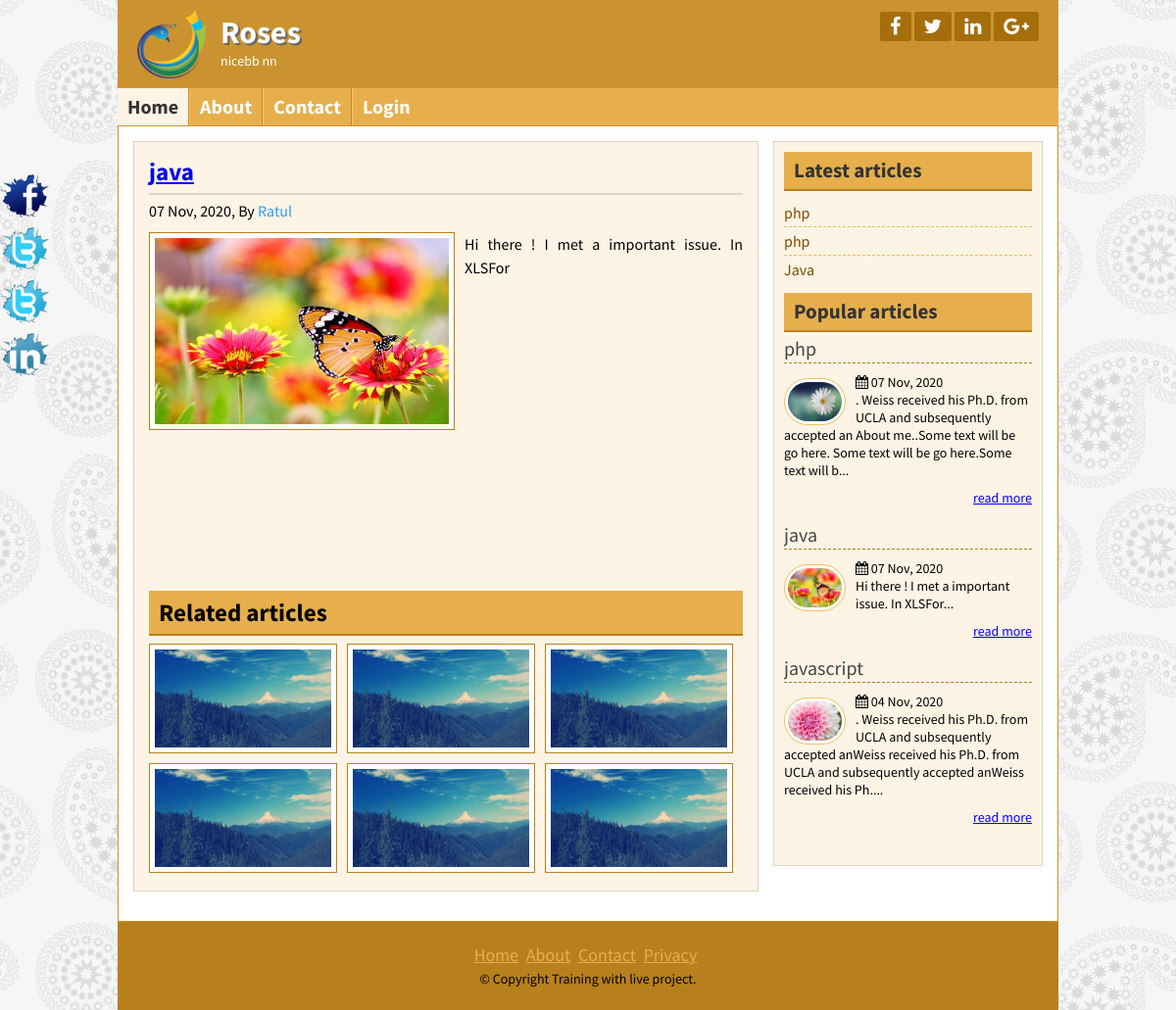
/post.php?id=6, run on the app's committed database.
### tables this page shows
CREATE TABLE IF NOT EXISTS `slo` (
  `tid` int(11) NOT NULL AUTO_INCREMENT,
  `title` varchar(255) NOT NULL,
  `slogan` varchar(255) NOT NULL,
  PRIMARY KEY (`tid`)
);

CREATE TABLE IF NOT EXISTS `post` (
  `post_id` int(11) NOT NULL AUTO_INCREMENT,
  `title` varchar(255) NOT NULL,
  `description` longtext NOT NULL,
  `category` varchar(255) NOT NULL,
  `post_date` varchar(255) NOT NULL,
  `author` int(255) NOT NULL,
  `post_img` varchar(255) NOT NULL,
  PRIMARY KEY (`post_id`)
);

CREATE TABLE IF NOT EXISTS `users` (
  `user_id` int(255) NOT NULL AUTO_INCREMENT,
  `first_name` varchar(255) NOT NULL,
  `last_name` varchar(255) NOT NULL,
  `username` varchar(255) NOT NULL,
  `password` varchar(255) NOT NULL,
  `role` int(11) NOT NULL,
  PRIMARY KEY (`user_id`)
);

CREATE TABLE IF NOT EXISTS `category` (
  `category_id` int(255) NOT NULL AUTO_INCREMENT,
  `category_name` varchar(255) NOT NULL,
  `post` int(255) NOT NULL DEFAULT '0',
  PRIMARY KEY (`category_id`)
);

### post.php (the view)
<?php include "header.php";?>
		<?php
		$conn=mysqli_connect("localhost","root","","lifeproject") or die("Not connected".mysqli_error());
$post_id=$_GET['id'];
  $query="SELECT post.post_id,post.title,post.description,post.post_img,post.post_date,post.category,category.category_name,users.username,post.author FROM post
LEFT JOIN category ON post.category = category.category_id
LEFT JOIN users ON post.author = users.user_id
WHERE post.post_id={$post_id}";
       $result=mysqli_query($conn,$query) or die("Query failed.");
		$row=mysqli_fetch_assoc($result);
?>
<div class="contentsection contemplete clear">
		<div class="maincontent clear">
        <div class="about">
				<h2><a href="#"><?php echo $row['title'] ?></a></h2>
				<h4><?php echo $row['post_date'] ?>, By <a href="#"><?php echo $row['username'] ?></a></h4>
				 <a href="#"><img src="admin/upload/<?php echo $row['post_img'] ?>"></a>
				<p><?php echo $row['description'] ?></p>
				<div style="margin-top: 50%" class="relatedpost clear">
					<h2>Related articles</h2>
					<a href="#"><img src="images/post1.jpg" alt="post image"/></a>
					<a href="#"><img src="images/post1.jpg" alt="post image"/></a>
					<a href="#"><img src="images/post1.jpg" alt="post image"/></a>
					<a href="#"><img src="images/post1.jpg" alt="post image"/></a>
					<a href="#"><img src="images/post1.jpg" alt="post image"/></a>
					<a href="#"><img src="images/post1.jpg" alt="post image"/></a>
				</div>
	</div>
	</div>
		<?php  include "sidebar.php";?>
		</div>
	<?php  include "footer.php";?>
</body>
</html>

### header.php (shortened to what this page needs)
<!DOCTYPE html>
<html>
<head>
	<link rel="stylesheet" href="font-awesome-4.5.0/css/font-awesome.css">
	<link rel="stylesheet" href="css/nivo-slider.css" type="text/css" media="screen" />
	<link rel="stylesheet" href="style.css">
</head>
						<?php
							include 'admin/config.php';
                            $querySlogan="SELECT * FROM slo limit 1";
                            $resultSlo=mysqli_query($conn,$querySlogan);
                            $rowSlo = mysqli_fetch_assoc($resultSlo);
                        ?>
<body>
	<div class="headersection templete clear">
		<a href="#">
			<div class="logo">
				<img src="images/logo.png" alt="Logo"/>
				<h2><?php if(!empty($rowSlo['title'])) echo $rowSlo['title']; ?> </h2>
				<p><?php if(!empty($rowSlo['slogan'])) echo $rowSlo['slogan']; ?> </p>
			</div>
		</a>
		<div class="social clear">
			<div class="icon clear">
				<a href="http://www.facebook.com" target="_blank"><i class="fa fa-facebook"></i></a>
				<a href="http://twitter.com/share?text=[TITLE]&url=[URL_FULL]&hashtags=[HASTAG]" target="_blank"><i class="fa fa-twitter"></i></a>
				<a href="https://www.linkedin.com" target="_blank"><i class="fa fa-linkedin"></i></a>
				<a href="https://www.google.com" target="_blank"><i class="fa fa-google-plus"></i></a>
			</div>
		</div>
	</div>
<div class="navsection templete">
	<ul>
		<li><a id="active" href="index.php">Home</a></li>
		<li><a href="about.php">About</a></li>
		<li><a href="contact.php">Contact</a></li>
		<li><a href="login.php">Login</a></li>
	</ul>
</div>

### sidebar.php
<?php
$conn=mysqli_connect("localhost","root","","lifeproject") or die("Not connected".mysqli_error());
$query="SELECT post.post_id,post.title,post.description,post.post_img,post.post_date,post.category,category.category_name,users.username FROM post
LEFT JOIN category ON post.category = category.category_id
LEFT JOIN users ON post.author = users.user_id
ORDER BY post.post_id DESC";
$result =mysqli_query($conn,$query);
$result2 =mysqli_query($conn,$query);
?>
<div class="sidebar clear">
			<div class="samesidebar clear">
				<h2>Latest articles</h2>
					<ul>
						<?php
while ($rows = mysqli_fetch_assoc($result2)) {
?>
						 <li><a href=""><?php echo $rows['category_name'] ?></a></li>
							<?php } ?>
					</ul>
			</div>
			<div class="samesidebar clear">
				<h2>Popular articles</h2>
				<?php
while ($row = mysqli_fetch_assoc($result)) {
?>
					<div class="popular clear">
						<h3><a href='post.php?id=<?php echo $row['post_id'] ?>'><?php echo $row['title'] ?></a></h3>
						<i class="fa fa-calendar" aria-hidden="true"></i>
                    <?php echo $row['post_date'] ?>
						<a class="post-img" href="post.php?id=<?php echo $row['post_id'] ?>"><img src="admin/upload/<?php echo $row['post_img'] ?>" alt=""/></a>
						<p><?php echo substr($row['description'],0,150)."..."?></p>
						<a class='read-more pull-right' href='post.php?id=<?php echo $row['post_id'] ?>'>read more</a>
					</div>
				<?php } ?>
			</div>
		</div>

### style.css (style rules this page uses)
* { margin:0;padding:0;outline:0 }
body { font-family: 'Source Sans Pro', sans-serif;font-size:14px;line-height:18px;color:#000;background:url(images/bg.png)repeat fixed 0 0 #fff; }
.templete { width:960px;margin:0 auto; }
.contemplete { margin: 0 auto; width: 928px; }
.clear { overflow:hidden; }
.headersection { background: #ca932f none repeat scroll 0 0; color: #fff; }
.logo { float: left; width: 580px; }
.logo img { float: left; margin-right: 15px; padding-bottom: 10px; padding-left: 20px; padding-top: 10px; width: 70px; }
.logo h2 { color: #fff; font-size: 32px; margin-bottom: 11px; margin-top: 24px; text-shadow: 2px 2px 0 #666; }
.logo p { color:#fff; }
.social { float: right; margin-right: 20px; margin-top: 12px; text-align: right; width: 360px; }
.icon { float: right; }
.icon a { background: #a56e0a none repeat scroll 0 0; border-radius: 2px; color: #fff; display: block; float: left; font-size: 20px; margin-left: 3px; padding: 5px 10px; }
.navsection { background: none repeat scroll 0 0 #e6af4b; min-height: 38px; }
.navsection ul { margin:0;padding:0;list-style:none; }
.navsection ul li { border-left: 1px solid #fdc662; border-right: 1px solid #c18a26; display: block; float: left; position:relative; }
.navsection ul li:first-child { border-left: 0px solid #fdc662; }
.navsection ul li:last-child { border-right: 0px solid #c18a26; }
.navsection ul li a { color: #fff; display: block; font-size: 20px; font-weight: bold; padding: 10px; text-decoration: none; }
.navsection ul li a:hover, #active { background:#FEF4E5;color:#333; }
.contentsection { background: #ffffff none repeat scroll 0 0; border: 1px solid #ca932f; padding: 15px; }
.maincontent { background: #fef4e5 none repeat scroll 0 0; border: 1px solid #ded4c5; float: left; margin: 0 15px 15px 0; padding: 8px 15px; width: 606px; }
.about { font-size: 16px; line-height: 24px; text-align: justify; }
.about img { background: #fff none repeat scroll 0 0; border: 1px solid #b7801c; float: left; height: 190px; margin-right: 10px; padding: 5px; width: 300px; }
.about p { font-size: 16px; line-height: 24px; margin-bottom: 10px; text-align: justify; }
.relatedpost h2 { background: #e6af4b none repeat scroll 0 0; border-bottom: 2px solid #b7801c !important; color: #000 !important; margin-bottom: 8px !important; margin-top: 15px; padding-left: 10px !important; }
.relatedpost img { height: 100px; margin-bottom: 10px; width: 180px; }
.samepost h2, .about h2 { border-bottom: 2px solid #e0d6c7; color: #ac7511; font-size: 25px; margin-bottom: 4px; padding: 10px 10px 10px 0; }
.samepost h4,.about h4 { font-weight: normal; margin-bottom: 10px; margin-top: 0; }
.samepost h4 a, .about h4 a { text-decoration:none;color:#3399FF; }
.sidebar { background: #fef4e5 none repeat scroll 0 0; border: 1px solid #ded4c5; float: right; margin-bottom: 15px; margin-top: 0; padding: 10px; width: 253px; }
.samesidebar { margin-bottom: 10px; }
.samesidebar h2 { background: #e6af4b none repeat scroll 0 0; border-bottom: 2px solid #b7801c; color: #333; margin-bottom: 8px; padding: 10px; }
.samesidebar ul { padding:0;margin:0;list-style:none; }
.samesidebar ul li { border-bottom: 1px dashed #e9c05c; font-size: 16px; padding: 5px 8px 5px 0; }
.samesidebar ul li:last-child { border-bottom: 0px dashed #e9c05c; }
.samesidebar ul li a { color: #814a00; text-decoration: none; }
.samesidebar p { margin-bottom: 10px; }
.popular { margin-bottom: 20px; }
.popular h3 { border-bottom: 1px dashed #b7801c; font-size: 20px; font-weight: normal; margin-bottom: 10px; padding-bottom: 5px; }
.popular h3 a { text-decoration:none;color:#444 }
.popular img { background: #fff none repeat scroll 0 0; border: 1px solid #f6bf5b; border-radius: 30px; float: left; height: 40px; margin-right: 10px; margin-top: 5px; padding: 3px; width: 55px; }

### data on the page
slo: title "Roses", slogan "nicebb nn"
post: title "java", post_date "07 Nov, 2020", users.username "Ratul", post_img (picture), description "Hi there ! I met a important issue. In XLSFor", category.category_name "php"
post: category.category_name "php", title "php", post_date "07 Nov, 2020", post_img (picture), description ". Weiss received his Ph.D. from UCLA and subsequently accepted an About me..Some text will be go here. Some text will be go here.Some text will b"
post: category.category_name "Java", title "javascript", post_date "04 Nov, 2020", post_img (picture), description ". Weiss received his Ph.D. from UCLA and subsequently accepted anWeiss received his Ph.D. from UCLA and subsequently accepted anWeiss received his Ph."
